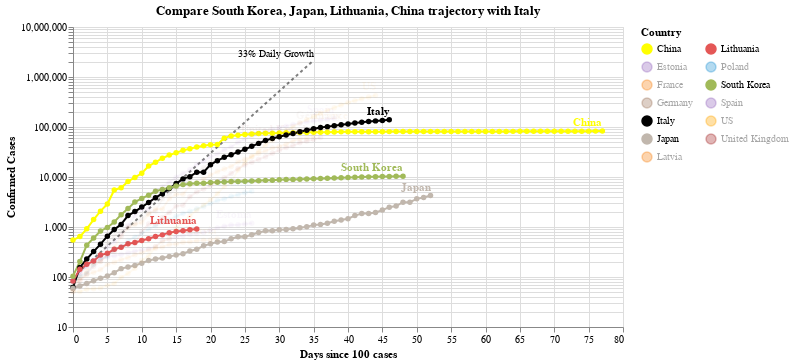

The notebook cell this image was saved under:
### Code cell
#hide_input
chart3 = make_since_chart(['South Korea', 'Japan', 'Lithuania', 'China'])
chart3

### Figure 1 — Vega-Lite specification as saved in the notebook (floating-point values rounded to 4 significant figures; data arrays with more than 128 entries replaced by an {"elided": "..."} marker saying what was removed)
{"config": {"view": {"continuousWidth": 400, "continuousHeight": 300}}, "layer": [{"mark": {"type": "line", "color": "black", "opacity": 0.5, "strokeDash": [3, 3]}, "encoding": {"x": {"type": "quantitative", "field": "Days since 100 cases"}, "y": {"type": "quantitative", "field": "Confirmed Cases"}}}, {"mark": {"type": "text", "align": "right", "dy": -6, "fontSize": 10, "text": "33% Daily Growth"}, "encoding": {"x": {"type": "quantitative", "field": "Days since 100 cases"}, "y": {"type": "quantitative", "field": "Confirmed Cases"}}, "transform": [{"filter": "(datum['Days since 100 cases'] >= 35)"}]}, {"data": {"name": "data-67cf6be74bb64a5f98c5bb0fa9af9557"}, "mark": {"type": "line", "point": true}, "encoding": {"color": {"type": "nominal", "field": "Country", "legend": {"columns": 2}, "scale": {"domain": ["China", "Estonia", "France", "Germany", "Italy", "Japan", "Latvia", "Lithuania", "Poland", "South Korea", "Spain", "US", "United Kingdom"], "range": ["yellow", "#9467bd", "#F58518", "#9D755D", "black", "#C1B7AD", "#F58518", "#E45756", "#2495D3", "#A1BA59", "#9467bd", "orange", "brown"]}}, "opacity": {"condition": {"value": 1, "selection": "selector001"}, "value": 0.05}, "tooltip": [{"type": "nominal", "field": "Country"}, {"type": "temporal", "field": "Date"}, {"type": "quantitative", "field": "Confirmed Cases"}, {"type": "quantitative", "field": "Days since 100 cases"}], "x": {"type": "quantitative", "field": "Days since 100 cases"}, "y": {"type": "quantitative", "field": "Confirmed Cases", "scale": {"type": "log"}}}, "selection": {"selector001": {"type": "multi", "fields": ["Country"], "bind": "legend", "init": [{"Country": "South Korea"}, {"Country": "Japan"}, {"Country": "Lithuania"}, {"Country": "China"}, {"Country": "Italy"}]}}, "width": 550}, {"data": {"name": "data-67cf6be74bb64a5f98c5bb0fa9af9557"}, "mark": {"type": "text", "align": "right", "dy": -8, "fontWeight": "bold"}, "encoding": {"color": {"type": "nominal", "field": "Country", "legend": {"columns": 2}, "scale": {"domain": ["China", "Estonia", "France", "Germany", "Italy", "Japan", "Latvia", "Lithuania", "Poland", "South Korea", "Spain", "US", "United Kingdom"], "range": ["yellow", "#9467bd", "#F58518", "#9D755D", "black", "#C1B7AD", "#F58518", "#E45756", "#2495D3", "#A1BA59", "#9467bd", "orange", "brown"]}}, "opacity": {"condition": {"value": 1, "selection": "selector001"}, "value": 0.05}, "text": {"type": "nominal", "field": "Country"}, "tooltip": [{"type": "nominal", "field": "Country"}, {"type": "temporal", "field": "Date"}, {"type": "quantitative", "field": "Confirmed Cases"}, {"type": "quantitative", "field": "Days since 100 cases"}], "x": {"type": "quantitative", "field": "Days since 100 cases"}, "y": {"type": "quantitative", "field": "Confirmed Cases", "scale": {"type": "log"}}}, "transform": [{"filter": "(datum['Date'] >= 1586304000000)"}], "width": 550}], "data": {"name": "data-c1a3bbf4dd040f2e7e8e7a69520e3c2a"}, "title": "Compare South Korea, Japan, Lithuania, China trajectory with Italy", "$schema": "https://vega.github.io/schema/vega-lite/v4.0.2.json", "datasets": {"data-c1a3bbf4dd040f2e7e8e7a69520e3c2a": [{"Days since 100 cases": 0, "Confirmed Cases": 100.0}, {"Days since 100 cases": 1, "Confirmed Cases": 133.0}, {"Days since 100 cases": 2, "Confirmed Cases": 176.9}, {"Days since 100 cases": 3, "Confirmed Cases": 235.3}, {"Days since 100 cases": 4, "Confirmed Cases": 312.9}, {"Days since 100 cases": 5, "Confirmed Cases": 416.2}, {"Days since 100 cases": 6, "Confirmed Cases": 553.5}, {"Days since 100 cases": 7, "Confirmed Cases": 736.1}, {"Days since 100 cases": 8, "Confirmed Cases": 979.1}, {"Days since 100 cases": 9, "Confirmed Cases": 1302.0}, {"Days since 100 cases": 10, "Confirmed Cases": 1732.0}, {"Days since 100 cases": 11, "Confirmed Cases": 2303.0}, {"Days since 100 cases": 12, "Confirmed Cases": 3064.0}, {"Days since 100 cases": 13, "Confirmed Cases": 4074.0}, {"Days since 100 cases": 14, "Confirmed Cases": 5419.0}, {"Days since 100 cases": 15, "Confirmed Cases": 7207.0}, {"Days since 100 cases": 16, "Confirmed Cases": 9586.0}, {"Days since 100 cases": 17, "Confirmed Cases": 12750.0}, {"Days since 100 cases": 18, "Confirmed Cases": 16960.0}, {"Days since 100 cases": 19, "Confirmed Cases": 22550.0}, {"Days since 100 cases": 20, "Confirmed Cases": 29990.0}, {"Days since 100 cases": 21, "Confirmed Cases": 39890.0}, {"Days since 100 cases": 22, "Confirmed Cases": 53060.0}, {"Days since 100 cases": 23, "Confirmed Cases": 70560.0}, {"Days since 100 cases": 24, "Confirmed Cases": 93850.0}, {"Days since 100 cases": 25, "Confirmed Cases": 124800.0}, {"Days since 100 cases": 26, "Confirmed Cases": 166000.0}, {"Days since 100 cases": 27, "Confirmed Cases": 220800.0}, {"Days since 100 cases": 28, "Confirmed Cases": 293700.0}, {"Days since 100 cases": 29, "Confirmed Cases": 390600.0}, {"Days since 100 cases": 30, "Confirmed Cases": 519500.0}, {"Days since 100 cases": 31, "Confirmed Cases": 690900.0}, {"Days since 100 cases": 32, "Confirmed Cases": 918900.0}, {"Days since 100 cases": 33, "Confirmed Cases": 1222000.0}, {"Days since 100 cases": 34, "Confirmed Cases": 1625000.0}, {"Days since 100 cases": 35, "Confirmed Cases": 2162000.0}], "data-67cf6be74bb64a5f98c5bb0fa9af9557": {"elided": "524 records"}}}
